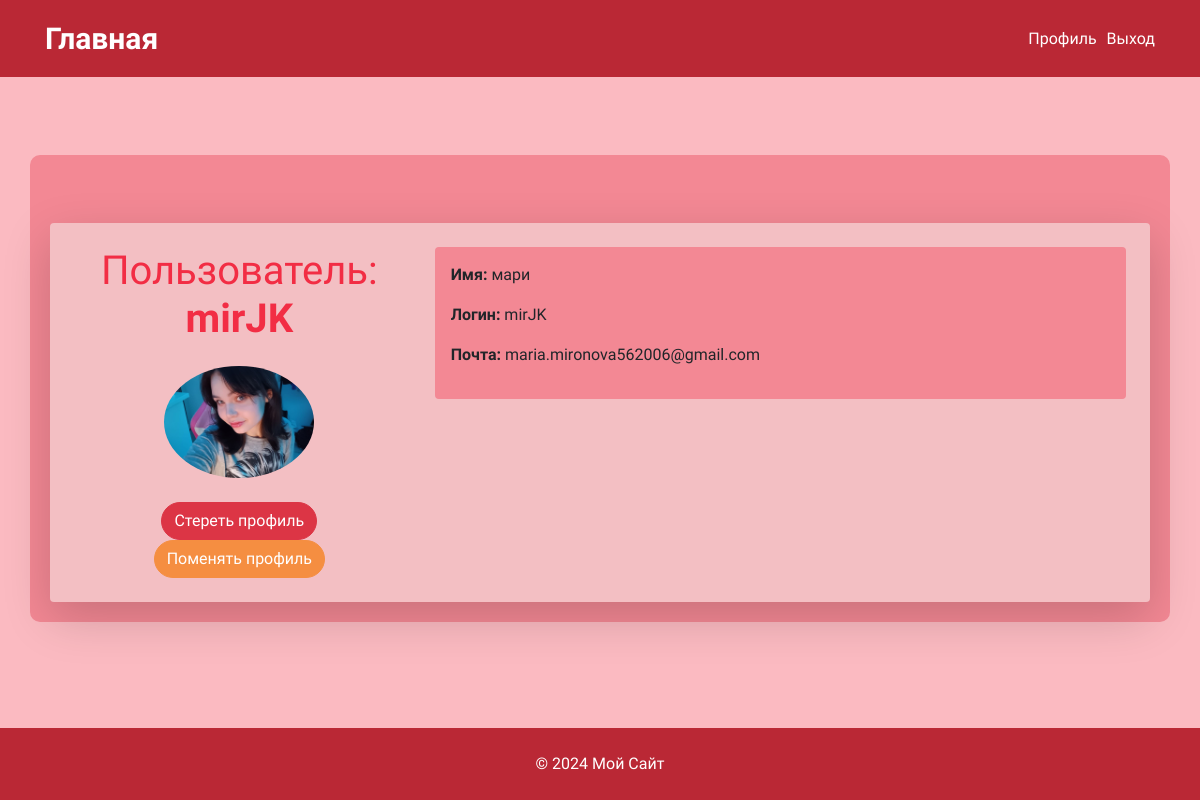
Page /polls/3/profile on the committed database.
### polls/models.py (models this page shows, shortened)
class User(AbstractUser):
    first_name = models.CharField(max_length=100, verbose_name="Имя")
    username = models.CharField(max_length=100, verbose_name="Логин", unique=True)
    password = models.CharField(max_length=100, verbose_name="Пароль")
    avatar = models.ImageField(upload_to="polls/user", verbose_name="Фото профиля")
    email = models.EmailField(max_length=100, verbose_name="Почта", unique=True)
    USERNAME_FIELD = 'username'

### polls/views.py (the view)
# urls.py: path('<int:pk>/profile', views.Profile.as_view(), name='profile'),
class Profile(generic.DetailView):
    model = User
    template_name = 'polls/profile.html'

### polls/templates/polls/profile.html (shortened to what this page needs)
{% extends 'polls/base.html' %}
{% block content %}
<div class="container mt-5 p-4 rounded shadow-lg" style="background-color: #F3BFC3;">
    <div class="row">
        <div class="col-md-4 text-center">
            <h1 style="color: #F22D44;">Пользователь: <b>{{ user.username }}</b></h1>
            {% if user.is_superuser %}
                <p class="text-danger font-weight-bold">Вы администратор этого сайта</p>
            {% else %}
                <img class="rounded-circle img-fluid" src="{{ user.avatar.url }}" alt="Аватар пользователя" style="max-width: 150px; margin-top: 15px;">
            {% endif %}
            <div class="mt-4">
                <a href="{% url 'polls:delete_user' user.id %}" class="btn btn-danger" style="border-radius: 20px;">
                    Стереть профиль
                </a>
                <a href="{% url 'polls:update_user' user.id %}" class="btn btn-primary" style="background-color: #F58E41; border-color: #F58E41; border-radius: 20px;">
                    Поменять профиль
                </a>
            </div>
        </div>
        <div class="col-md-8">
            <div class="p-3 rounded" style="background-color: #F38894;">
                {% if not user.is_superuser %}
                <p><strong>Имя:</strong> {{ user.first_name }}</p>
                {% endif %}
                <p><strong>Логин:</strong> {{ user.username }}</p>
                <p><strong>Почта:</strong> {{ user.email }}</p>
            </div>
        </div>
    </div>
</div>
{% endblock %}

### rows in the picture
User: username "mirJK", avatar (picture), first_name "мари", email "maria.mironova562006@gmail.com"
